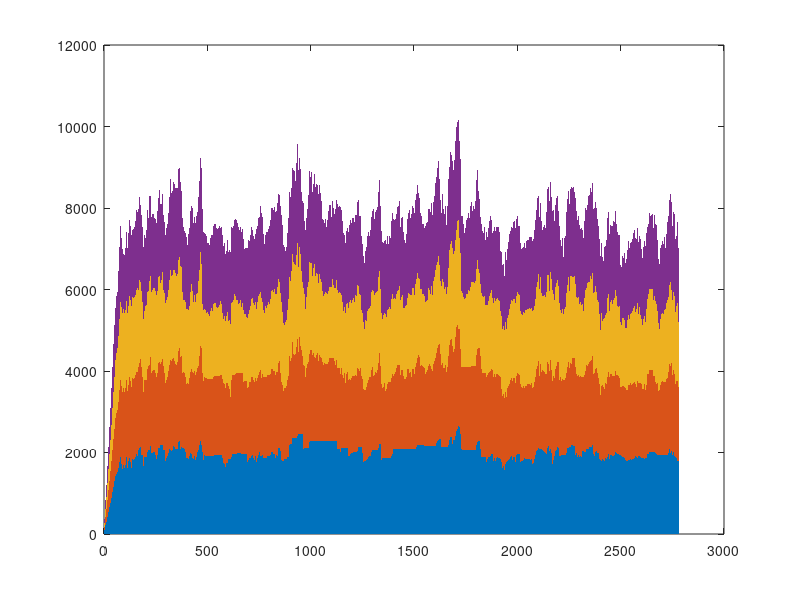

MATLAB code to generate this figure: (Note: this script raises an error after producing the figure.)
%% ------------workload queue--------------
clc,clear
load ./data/main_ad2_sim2_data_Vmax_E300
pt_Q = data_Q;

c1 = [120,198,121]/255;
c2 = [194,230,153]/255;
c3 = [252,141,89]/255;
c4 = [254,217,142]/255;
cc1=[255 255 0]/255;
cc2=[64 224 205]/255;
cc3=[34 139 34]/255;
cc4=[244 164 95]/255;

co1 = [202,0,32]/255;
co2 = [244,165,130]/255;
co3 = [5,113,176]/255;
co4 = [146,197,222]/255;
figure(73)
h = area(pt_Q','LineStyle','none');
% h(1).FaceColor = co1;
% h(2).FaceColor = co2;
% h(3).FaceColor = co3;
% h(4).FaceColor = co4;
h(1).FaceColor = cc4;
h(2).FaceColor = cc3;
h(3).FaceColor = cc2;
h(4).FaceColor = cc1;
set(gca,'FontSize',13)
xlabel('Time Slot','FontSize',17)
ylabel({'Workload Queue (requests)'},'FontSize',17)
axis([0 inf 0 13000])
% set(gca,'xtick',[0:600:tmax])
ax=gca;
ax.YAxis.Exponent = 3;
legend({'DC1', 'DC2', 'DC3', 'DC4'},...
    'location','northeast','FontSize',17,...
    'Orientation', 'horizontal')
% set(gcf,'position',[50 300 400 240]) 
set(gcf,'position',[50 300 600 360]) 
% saveas(gcf,'E:\Com\Ctex\new\pt7_Q','epsc')
% saveas(gcf,'H:\Com\Ctex\new\pt7_Q','epsc')
